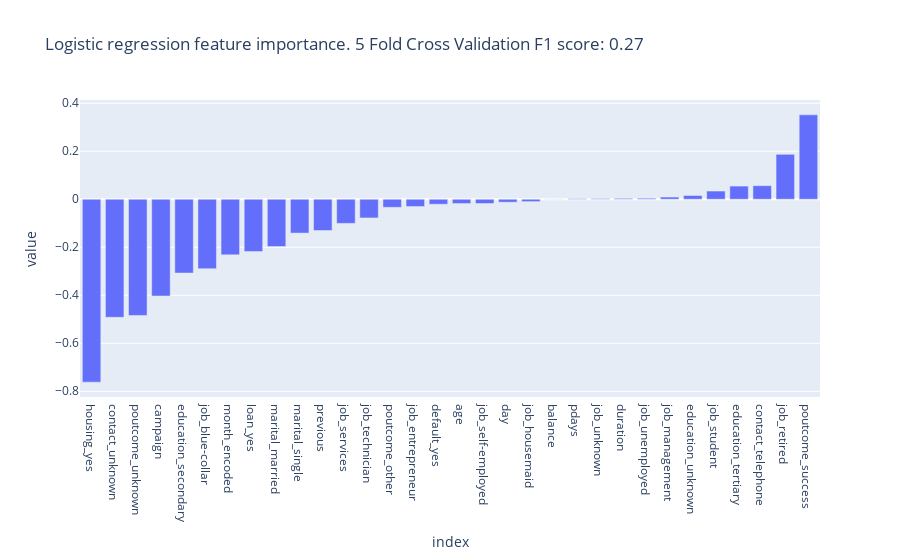

Notebook code for this chart:
### Code cell
label = "y_numeric"
X = train_data.drop(label, axis=1)
y = df[label]

mean_cross_val_score = cross_val_score(LogisticRegression(), X, y, cv=StratifiedKFold(5), scoring="f1").mean()
clf = LogisticRegression()
clf.fit(X, y)
fig = px.bar(pd.Series(clf.coef_.flatten(), index=X.columns).sort_values(), title=f"Logistic regression feature importance. 5 Fold Cross Validation F1 score: {round(mean_cross_val_score, 2)}")
fig.layout.showlegend = False
fig.show()

### Figure 1 — Plotly figure (JSON) as saved in the notebook; plotly's stock layout.template omitted (floating-point values rounded to 4 significant figures)
{"data": [{"alignmentgroup": "True", "hovertemplate": "variable=0<br>index=%{x}<br>value=%{y}<extra></extra>", "legendgroup": "0", "marker": {"color": "#636efa"}, "name": "0", "offsetgroup": "0", "orientation": "v", "showlegend": true, "textposition": "auto", "type": "bar", "x": ["housing_yes", "contact_unknown", "poutcome_unknown", "campaign", "education_secondary", "job_blue-collar", "month_encoded", "loan_yes", "marital_married", "marital_single", "previous", "job_services", "job_technician", "poutcome_other", "job_entrepreneur", "default_yes", "age", "job_self-employed", "day", "job_housemaid", "balance", "pdays", "job_unknown", "duration", "job_unemployed", "job_management", "education_unknown", "job_student", "education_tertiary", "contact_telephone", "job_retired", "poutcome_success"], "xaxis": "x", "y": [-0.7619, -0.4917, -0.484, -0.4031, -0.3076, -0.2892, -0.2317, -0.2178, -0.1969, -0.141, -0.1302, -0.1006, -0.07789, -0.03359, -0.03032, -0.02084, -0.01789, -0.01774, -0.01238, -0.009851, 2.083e-05, 0.002212, 0.002847, 0.003739, 0.00427, 0.009163, 0.01546, 0.03421, 0.05493, 0.05652, 0.1873, 0.3516], "yaxis": "y"}], "layout": {"barmode": "relative", "legend": {"title": {"text": "variable"}, "tracegroupgap": 0}, "showlegend": false, "title": {"text": "Logistic regression feature importance. 5 Fold Cross Validation F1 score: 0.27"}, "xaxis": {"anchor": "y", "domain": [0, 1], "title": {"text": "index"}}, "yaxis": {"anchor": "x", "domain": [0, 1], "title": {"text": "value"}}}}
